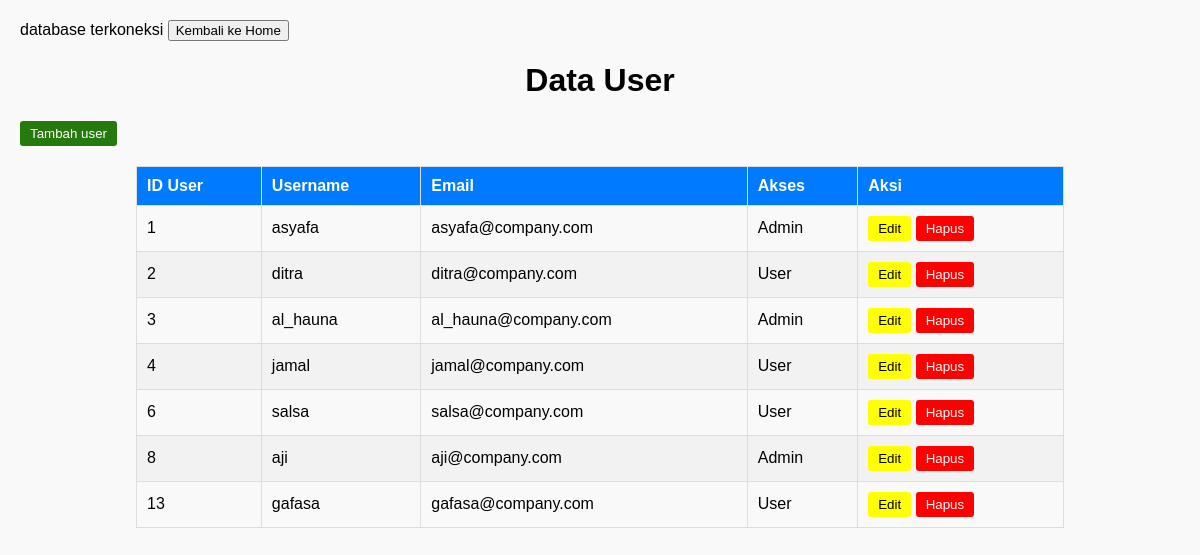
/list_user.php (signed in), run on the app's committed database.
### tables this page shows
CREATE TABLE `user` (
  `id_user` int(11) NOT NULL,
  `username` varchar(50) NOT NULL,
  `email` varchar(100) NOT NULL,
  `password` varchar(50) NOT NULL,
  `akses` enum('admin','user') NOT NULL
);

### list_user.php (the view, shortened to what this page needs)
<?php
include 'config.php';
$sql = "SELECT id_user, username, email, akses FROM user";
$result = $conn->query($sql);
?>
<!DOCTYPE html>
<html lang="en">
<head>
    <link rel="stylesheet" href="css/list_user.css">
    <button onclick="location.href='index.php'" class="home-button">Kembali ke Home</button>
</head>
<body>
    <h1>Data User</h1>
    <table>
        <thead>
            <tr>
                <th>ID User</th>
                <th>Username</th>
                <th>Email</th>
                <th>Akses</th>
                <th>Aksi</th>
            </tr>
        </thead>
        <tbody>
            <button class='btn-tambah' onclick="location.href='tambah_user.php'">Tambah user</button>
            <?php
            if ($result->num_rows > 0) {
                while ($row = $result->fetch_assoc()) {
                    echo "<tr>";
                    echo "<td>" . $row['id_user'] . "</td>";
                    echo "<td>" . $row['username'] . "</td>";
                    echo "<td>" . $row['email'] . "</td>";
                    echo "<td>" . ucfirst($row['akses']) . "</td>";
                    echo "<td>";
                        echo "
                            <div class='action-buttons'>
                                <button class='btn-edit' onclick=\"location.href='edit_user.php?id=" . $row['id_user'] . "'\">Edit</button>
                                <button class='btn-hapus' onclick=\"if(confirm('Yakin ingin menghapus data ini?')) location.href='hapus_user.php?id=" . $row['id_user'] . "'\">Hapus</button>
                            </div>
                        ";
                    echo "</td>";
                    echo "</tr>";
                }
            } else {
                echo "<tr><td colspan='3'>Tidak ada data</td></tr>";
            }
            ?>
        </tbody>
    </table>
</body>
</html>

### css/list_user.css (style rules this page uses)
body { font-family: Arial, sans-serif; margin: 20px; background-color: #f9f9f9; }
h1 { text-align: center; }
table { width: 80%; margin: 20px auto; border-collapse: collapse; border: 1px solid #ddd; }
th, td { padding: 10px; text-align: left; border: 1px solid #ddd; }
th { background-color: #007bff; color: white; }
tr:nth-child(even) { background-color: #f2f2f2; }
.btn-edit { background-color: yellow; color: black; border: none; padding: 5px 10px; border-radius: 3px; cursor: pointer; }
.btn-hapus { background-color: red; color: white; border: none; padding: 5px 10px; border-radius: 3px; cursor: pointer; }
.btn-tambah { background-color: rgb(38, 122, 13); color: white; border: none; padding: 5px 10px; border-radius: 3px; cursor: pointer; }

### data on the page
user: id_user "1", username "asyafa", email "asyafa@company.com", akses "Admin"
user: id_user "2", username "ditra", email "ditra@company.com", akses "User"
user: id_user "3", username "al_hauna", email "al_hauna@company.com", akses "Admin"
user: id_user "4", username "jamal", email "jamal@company.com", akses "User"
user: id_user "6", username "salsa", email "salsa@company.com", akses "User"
user: id_user "8", username "aji", email "aji@company.com", akses "Admin"
user: id_user "13", username "gafasa", email "gafasa@company.com", akses "User"
